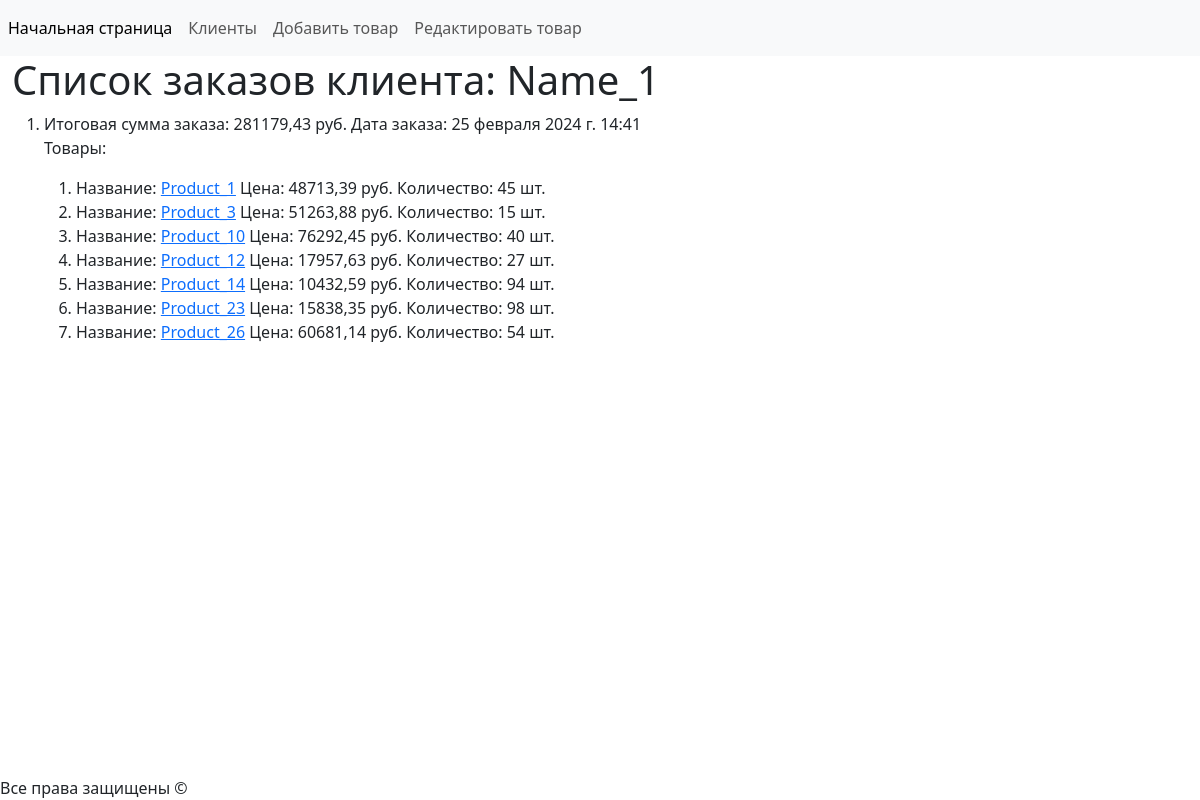
/client/1/, run on the app's committed database.
### shop/models.py (models this page shows, shortened)
class Order(models.Model):
    client = models.ForeignKey(to=Client, on_delete=models.CASCADE)
    products = models.ManyToManyField(to=Product)
    total_price = models.DecimalField(max_digits=10, decimal_places=2)
    order_date = models.DateTimeField(auto_now_add=True)

class Product(models.Model):
    name = models.CharField(max_length=200)
    description = models.TextField(default=None)
    price = models.DecimalField(max_digits=10, decimal_places=2)
    quantity = models.IntegerField(default=0)
    add_date = models.DateField(default=None)
    image = models.ImageField(null=True)

### shop/views.py (the view)
# urls.py: path('client/<int:client_id>/', views.GetAllOrderClient.as_view(), name='get_all_orders_by_client'),
class GetAllOrderClient(View):
    def get(self, request, client_id):
        client = Client.objects.get(pk=client_id)
        orders = Order.objects.filter(client=client).order_by('order_date').all()
        result = {}
        for order in orders:
            products = order.products.all()
            result[order] = products
        title_content = f'Список заказов клиента: {client.name}'
        context = {'title': 'Интернет-магазин / клиент',
                    'content': {'title': title_content,
                                'result': result,
                                }
                    }
        return render(request, 'shop/client_orders.html', context)

### shop/templates/shop/client_orders.html (shortened to what this page needs)
{% extends 'base.html' %}
{% block content %}
  <h1>{{ content.title }}</h1>
  {% if content.result %}
    <ol>
      {% for order,products in content.result.items %}
        <li>
          Итоговая сумма заказа: {{ order.total_price }} руб.
          Дата заказа: {{ order.order_date }}
          {% if products %}
          <p>Товары:</p>
          <ol>
            {% for product in products %}
            <li>
              Название: <a href="{% url 'get_product_id' product.id %}">{{ product.name }}</a>
              Цена: {{ product.price }} руб.
              Количество: {{ product.quantity }} шт.
            </li>
            {% endfor %}
          </ol>
          {% endif %}
        </li>
      {% endfor %}
    </ol>
  {% else %}
    <p>У клиента нет заказов</p>
  {% endif %}
{% endblock %}

### data on the page
Order: total_price "281179,43", order_date "25 февраля 2024 г. 14:41"
Product: name "Product_1", price "48713,39", quantity "45"
Product: name "Product_3", price "51263,88", quantity "15"
Product: name "Product_10", price "76292,45", quantity "40"
Product: name "Product_12", price "17957,63", quantity "27"
Product: name "Product_14", price "10432,59", quantity "94"
Product: name "Product_23", price "15838,35", quantity "98"
Product: name "Product_26", price "60681,14", quantity "54"

### other printed values
{{ content.title }} "Список заказов клиента: Name_1"
